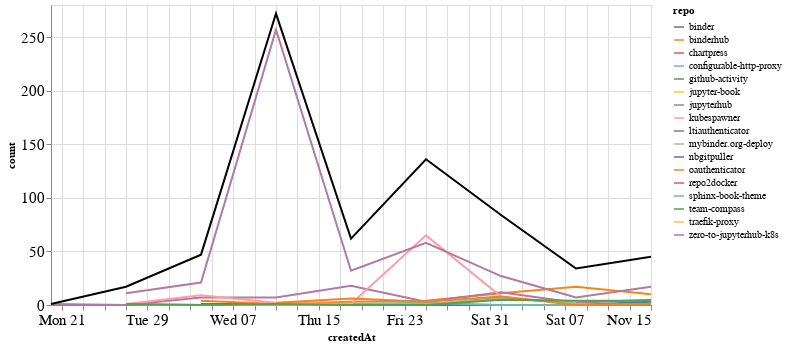

Notebook source saved alongside this figure:
### Markdown cell above
## Comments

### Code cell
comments_time = comments.groupby('repo').resample('W', on='createdAt').count()['author'].reset_index()
comments_time = comments_time.rename(columns={'author': 'count'})
comments_time_total = comments_time.groupby('createdAt').agg({"count": "sum"}).reset_index()
ch1 = alt.Chart(comments_time, width=600).mark_line().encode(
    x='createdAt',
    y='count',
    color='repo',
    tooltip="repo"
)

ch2 = alt.Chart(comments_time_total, width=600).mark_line(color="black").encode(
    x='createdAt',
    y='count',
)

ch1 + ch2

### Figure 1 — Vega-Lite specification as saved in the notebook (floating-point values rounded to 4 significant figures)
{"config": {"axisLeft": {"labelFontSize": 15}, "axisBottom": {"labelFontSize": 15}}, "layer": [{"data": {"name": "data-bed48f9583424112b0150c18650013f0"}, "mark": "line", "encoding": {"color": {"type": "nominal", "field": "repo"}, "tooltip": {"type": "nominal", "field": "repo"}, "x": {"type": "temporal", "field": "createdAt"}, "y": {"type": "quantitative", "field": "count"}}, "width": 600}, {"data": {"name": "data-48981504298e2fcc2f918ed2c364f6d3"}, "mark": {"type": "line", "color": "black"}, "encoding": {"x": {"type": "temporal", "field": "createdAt"}, "y": {"type": "quantitative", "field": "count"}}, "width": 600}], "$schema": "https://vega.github.io/schema/vega-lite/v4.8.1.json", "datasets": {"data-bed48f9583424112b0150c18650013f0": [{"repo": "binder", "createdAt": "2020-10-04T00:00:00", "count": 1}, {"repo": "binder", "createdAt": "2020-10-11T00:00:00", "count": 1}, {"repo": "binder", "createdAt": "2020-10-18T00:00:00", "count": 1}, {"repo": "binder", "createdAt": "2020-10-25T00:00:00", "count": 0}, {"repo": "binder", "createdAt": "2020-11-01T00:00:00", "count": 0}, {"repo": "binder", "createdAt": "2020-11-08T00:00:00", "count": 0}, {"repo": "binder", "createdAt": "2020-11-15T00:00:00", "count": 3}, {"repo": "binderhub", "createdAt": "2020-10-04T00:00:00", "count": 4}, {"repo": "binderhub", "createdAt": "2020-10-11T00:00:00", "count": 1}, {"repo": "binderhub", "createdAt": "2020-10-18T00:00:00", "count": 3}, {"repo": "binderhub", "createdAt": "2020-10-25T00:00:00", "count": 4}, {"repo": "binderhub", "createdAt": "2020-11-01T00:00:00", "count": 11}, {"repo": "binderhub", "createdAt": "2020-11-08T00:00:00", "count": 17}, {"repo": "binderhub", "createdAt": "2020-11-15T00:00:00", "count": 10}, {"repo": "chartpress", "createdAt": "2020-11-08T00:00:00", "count": 1}, {"repo": "configurable-http-proxy", "createdAt": "2020-10-18T00:00:00", "count": 1}, {"repo": "configurable-http-proxy", "createdAt": "2020-10-25T00:00:00", "count": 2}, {"repo": "configurable-http-proxy", "createdAt": "2020-11-01T00:00:00", "count": 0}, {"repo": "configurable-http-proxy", "createdAt": "2020-11-08T00:00:00", "count": 0}, {"repo": "configurable-http-proxy", "createdAt": "2020-11-15T00:00:00", "count": 1}, {"repo": "github-activity", "createdAt": "2020-10-11T00:00:00", "count": 1}, {"repo": "github-activity", "createdAt": "2020-10-18T00:00:00", "count": 0}, {"repo": "github-activity", "createdAt": "2020-10-25T00:00:00", "count": 0}, {"repo": "github-activity", "createdAt": "2020-11-01T00:00:00", "count": 7}, {"repo": "jupyter-book", "createdAt": "2020-10-04T00:00:00", "count": 2}, {"repo": "jupyterhub", "createdAt": "2020-09-20T00:00:00", "count": 1}, {"repo": "jupyterhub", "createdAt": "2020-09-27T00:00:00", "count": 0}, {"repo": "jupyterhub", "createdAt": "2020-10-04T00:00:00", "count": 7}, {"repo": "jupyterhub", "createdAt": "2020-10-11T00:00:00", "count": 7}, {"repo": "jupyterhub", "createdAt": "2020-10-18T00:00:00", "count": 18}, {"repo": "jupyterhub", "createdAt": "2020-10-25T00:00:00", "count": 3}, {"repo": "jupyterhub", "createdAt": "2020-11-01T00:00:00", "count": 12}, {"repo": "jupyterhub", "createdAt": "2020-11-08T00:00:00", "count": 2}, {"repo": "jupyterhub", "createdAt": "2020-11-15T00:00:00", "count": 5}, {"repo": "kubespawner", "createdAt": "2020-09-27T00:00:00", "count": 1}, {"repo": "kubespawner", "createdAt": "2020-10-04T00:00:00", "count": 9}, {"repo": "kubespawner", "createdAt": "2020-10-11T00:00:00", "count": 2}, {"repo": "kubespawner", "createdAt": "2020-10-18T00:00:00", "count": 1}, {"repo": "kubespawner", "createdAt": "2020-10-25T00:00:00", "count": 65}, {"repo": "kubespawner", "createdAt": "2020-11-01T00:00:00", "count": 8}, {"repo": "kubespawner", "createdAt": "2020-11-08T00:00:00", "count": 1}, {"repo": "ltiauthenticator", "createdAt": "2020-11-15T00:00:00", "count": 1}, {"repo": "mybinder.org-deploy", "createdAt": "2020-09-27T00:00:00", "count": 1}, {"repo": "mybinder.org-deploy", "createdAt": "2020-10-04T00:00:00", "count": 0}, {"repo": "mybinder.org-deploy", "createdAt": "2020-10-11T00:00:00", "count": 0}, {"repo": "mybinder.org-deploy", "createdAt": "2020-10-18T00:00:00", "count": 0}, {"repo": "mybinder.org-deploy", "createdAt": "2020-10-25T00:00:00", "count": 1}, {"repo": "mybinder.org-deploy", "createdAt": "2020-11-01T00:00:00", "count": 6}, {"repo": "mybinder.org-deploy", "createdAt": "2020-11-08T00:00:00", "count": 2}, {"repo": "nbgitpuller", "createdAt": "2020-10-04T00:00:00", "count": 3}, {"repo": "oauthenticator", "createdAt": "2020-10-11T00:00:00", "count": 2}, {"repo": "oauthenticator", "createdAt": "2020-10-18T00:00:00", "count": 6}, {"repo": "oauthenticator", "createdAt": "2020-10-25T00:00:00", "count": 3}, {"repo": "oauthenticator", "createdAt": "2020-11-01T00:00:00", "count": 8}, {"repo": "oauthenticator", "createdAt": "2020-11-08T00:00:00", "count": 0}, {"repo": "oauthenticator", "createdAt": "2020-11-15T00:00:00", "count": 1}, {"repo": "repo2docker", "createdAt": "2020-09-27T00:00:00", "count": 1}, {"repo": "sphinx-book-theme", "createdAt": "2020-09-27T00:00:00", "count": 2}, {"repo": "team-compass", "createdAt": "2020-09-27T00:00:00", "count": 1}, {"repo": "team-compass", "createdAt": "2020-10-04T00:00:00", "count": 0}, {"repo": "team-compass", "createdAt": "2020-10-11T00:00:00", "count": 1}, {"repo": "team-compass", "createdAt": "2020-10-18T00:00:00", "count": 0}, {"repo": "team-compass", "createdAt": "2020-10-25T00:00:00", "count": 0}, {"repo": "team-compass", "createdAt": "2020-11-01T00:00:00", "count": 5}, {"repo": "team-compass", "createdAt": "2020-11-08T00:00:00", "count": 4}, {"repo": "team-compass", "createdAt": "2020-11-15T00:00:00", "count": 4}, {"repo": "traefik-proxy", "createdAt": "2020-11-15T00:00:00", "count": 3}, {"repo": "zero-to-jupyterhub-k8s", "createdAt": "2020-09-27T00:00:00", "count": 11}, {"repo": "zero-to-jupyterhub-k8s", "createdAt": "2020-10-04T00:00:00", "count": 21}, {"repo": "zero-to-jupyterhub-k8s", "createdAt": "2020-10-11T00:00:00", "count": 257}, {"repo": "zero-to-jupyterhub-k8s", "createdAt": "2020-10-18T00:00:00", "count": 32}, {"repo": "zero-to-jupyterhub-k8s", "createdAt": "2020-10-25T00:00:00", "count": 58}, {"repo": "zero-to-jupyterhub-k8s", "createdAt": "2020-11-01T00:00:00", "count": 27}, {"repo": "zero-to-jupyterhub-k8s", "createdAt": "2020-11-08T00:00:00", "count": 7}, {"repo": "zero-to-jupyterhub-k8s", "createdAt": "2020-11-15T00:00:00", "count": 17}], "data-48981504298e2fcc2f918ed2c364f6d3": [{"createdAt": "2020-09-20T00:00:00", "count": 1}, {"createdAt": "2020-09-27T00:00:00", "count": 17}, {"createdAt": "2020-10-04T00:00:00", "count": 47}, {"createdAt": "2020-10-11T00:00:00", "count": 272}, {"createdAt": "2020-10-18T00:00:00", "count": 62}, {"createdAt": "2020-10-25T00:00:00", "count": 136}, {"createdAt": "2020-11-01T00:00:00", "count": 84}, {"createdAt": "2020-11-08T00:00:00", "count": 34}, {"createdAt": "2020-11-15T00:00:00", "count": 45}]}}
